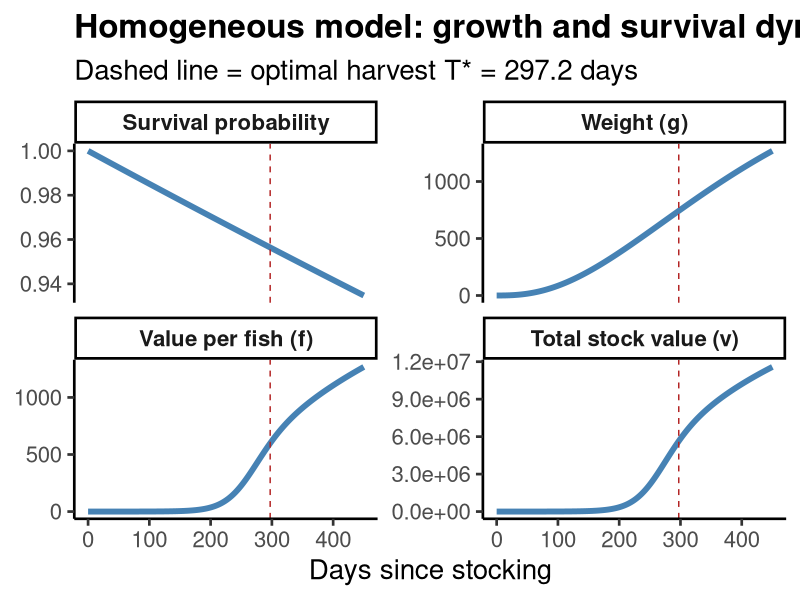
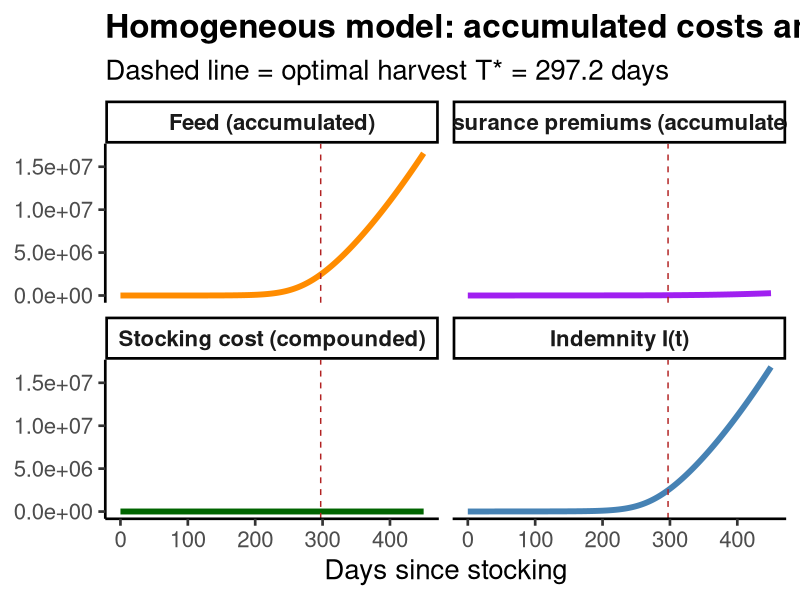
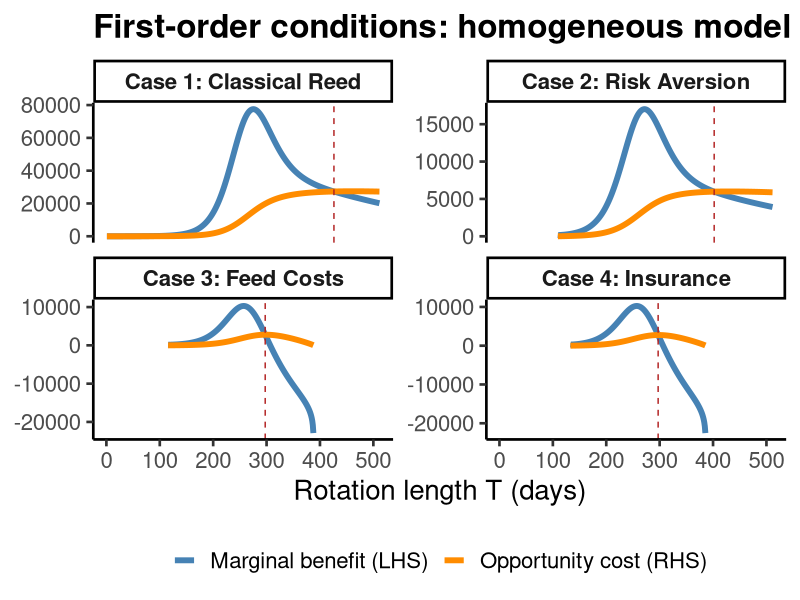

Source code (R) for these figures, in order:
library(ggplot2)
library(tidyr)

# ── Read data ─────────────────────────────────────────────────────────────────
growth <- read.csv("results/simulations/growth_dynamics.csv")
costs  <- read.csv("results/simulations/cost_dynamics.csv")

T_star <- 297.2  # from solver output

# ── Figure 1: Growth dynamics (4-panel) ──────────────────────────────────────

# Reshape for faceted plot
panels <- data.frame(
  day      = rep(growth$day, 4),
  value    = c(growth$survival, growth$weight_g, growth$f_value, growth$v_stock),
  variable = rep(c("Survival probability", "Weight (g)", "Value per fish (f)", "Total stock value (v)"),
                 each = nrow(growth))
)
panels$variable <- factor(panels$variable,
  levels = c("Survival probability", "Weight (g)", "Value per fish (f)", "Total stock value (v)"))

p1 <- ggplot(panels, aes(x = day, y = value)) +
  geom_line(linewidth = 2, color = "steelblue") +
  geom_vline(xintercept = T_star, linetype = "dashed", color = "firebrick", linewidth = 0.5) +
  facet_wrap(~ variable, scales = "free_y", ncol = 2) +
  labs(x = "Days since stocking", y = NULL,
       title = "Homogeneous model: growth and survival dynamics",
       subtitle = paste0("Dashed line = optimal harvest T* = ", round(T_star, 1), " days")) +
  theme_classic(base_size = 20) +
  theme(
    strip.text = element_text(face = "bold"),
    plot.title = element_text(face = "bold")
  )

ggsave("results/figures/growth_dynamics.png", p1,
       width = 10, height = 7, dpi = 400)

cat("Saved results/figures/growth_dynamics.png\n")

# ── Figure 2: Accumulated costs ──────────────────────────────────────────────

cost_long <- costs |>
  pivot_longer(cols = c(feed_accumulated, premium_accumulated, stocking_compounded, indemnity),
               names_to = "cost_type", values_to = "value") |>
  transform(cost_type = factor(cost_type,
    levels = c("feed_accumulated", "premium_accumulated", "stocking_compounded", "indemnity"),
    labels = c("Feed (accumulated)", "Insurance premiums (accumulated)",
               "Stocking cost (compounded)", "Indemnity I(t)")))

p2 <- ggplot(cost_long, aes(x = day, y = value, color = cost_type)) +
  geom_line(linewidth = 2) +
  geom_vline(xintercept = T_star, linetype = "dashed", color = "firebrick", linewidth = 0.5) +
  facet_wrap(~ cost_type, ncol = 2) +
  scale_color_manual(values = c("Feed (accumulated)" = "darkorange",
                                "Insurance premiums (accumulated)" = "purple",
                                "Stocking cost (compounded)" = "darkgreen",
                                "Indemnity I(t)" = "steelblue")) +
  labs(x = "Days since stocking", y = NULL,
       title = "Homogeneous model: accumulated costs and indemnity",
       subtitle = paste0("Dashed line = optimal harvest T* = ", round(T_star, 1), " days")) +
  theme_classic(base_size = 20) +
  theme(
    legend.position = "none",
    strip.text = element_text(face = "bold"),
    plot.title = element_text(face = "bold")
  )

ggsave("results/figures/cost_dynamics.png", p2,
       width = 10, height = 7, dpi = 400)

cat("Saved results/figures/cost_dynamics.png\n")

# ── Figure 3: FOC for all four cases ────────────────────────────────────────

foc <- read.csv("results/simulations/foc_all_cases.csv")

# Pivot to long format for color mapping
foc_long <- foc |>
  pivot_longer(cols = c(LHS, RHS), names_to = "side", values_to = "value") |>
  transform(side = factor(side,
    levels = c("LHS", "RHS"),
    labels = c("Marginal benefit (LHS)", "Opportunity cost (RHS)")))

# Facet ordering
foc_long$case <- factor(foc_long$case, levels = c(
  "Case 1: Classical Reed", "Case 2: Risk Aversion",
  "Case 3: Feed Costs", "Case 4: Insurance"))

# T* markers (one per case)
t_stars <- unique(foc[, c("case", "T_star")])
t_stars$case <- factor(t_stars$case, levels = levels(foc_long$case))

p3 <- ggplot(foc_long, aes(x = day, y = value, color = side)) +
  geom_line(linewidth = 2, na.rm = TRUE) +
  geom_vline(data = t_stars, aes(xintercept = T_star),
             linetype = "dashed", color = "firebrick", linewidth = 0.5) +
  facet_wrap(~ case, scales = "free_y", ncol = 2) +
  scale_color_manual(values = c(
    "Marginal benefit (LHS)" = "steelblue",
    "Opportunity cost (RHS)" = "darkorange")) +
  labs(x = "Rotation length T (days)", y = NULL,
       color = NULL,
       title = "First-order conditions: homogeneous model cases") +
  theme_classic(base_size = 20) +
  theme(
    legend.position = "bottom",
    strip.text = element_text(face = "bold"),
    plot.title = element_text(face = "bold")
  )

ggsave("results/figures/foc_all_cases.png", p3,
       width = 12, height = 9, dpi = 400)

cat("Saved results/figures/foc_all_cases.png\n")
